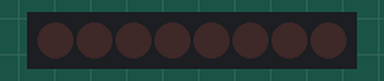
Simulated run of this program. Board: Raspberry Pi Pico running MicroPython. On the bench: 8 shift-register outputs drawn as a row of LEDs (first output left, lit = HIGH). What the program prints to the serial console is not drawn.

Above: at 0.05 s.
At 3.75 s:
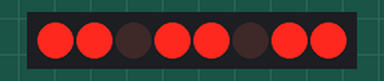
At 7.45 s:
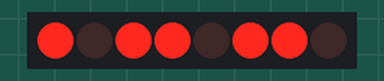
At 14.95 s:
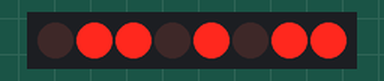
At 22.45 s:
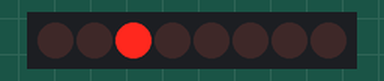
At 29.95 s:
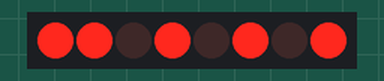
Timing chart, 0 to 33.3 s (numbered marks = the images above):
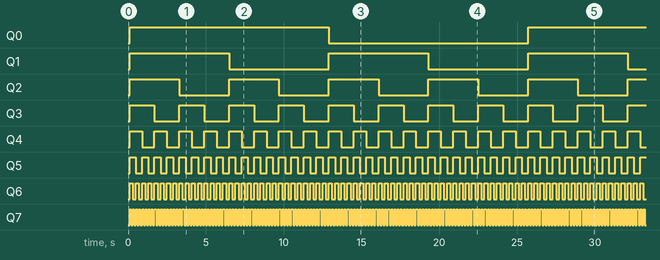

The program:

main.py
```python
"""Pico-2_W: 8-bit Shift Register.

- Using 74HC595 IC with 8 LEDs for display
- Timer at 10Hz
"""
from machine import Pin, Timer # type: ignore

register_latch_pin = Pin(11, Pin.OUT)
shift_clock_pin = Pin(12, Pin.OUT)
serial_data_pin = Pin(15, Pin.OUT)
# 74HC595 pulls LEDs to ground, and helps sink current.
# serial_data_pin.low() = on (1) | serial_data_pin.high() = off (0)
led_on = serial_data_pin.low
led_off = serial_data_pin.high

decimals = [d for d in range(256)]
index = 0

def load_byte(dec):
    register_latch_pin.low()
    for i in range(8):
        shift_clock_pin.low()
        bit = (dec >> i) & 1
        if bit:
            led_on()
        else:
            led_off()
        shift_clock_pin.high()
    register_latch_pin.high()

def timer_callback(_):
    global index
    load_byte(decimals[index])
    index = (index + 1) % len(decimals)

def destroy():
    register_latch_pin.low()
    for _ in range(8):
        shift_clock_pin.low()
        led_off()
        shift_clock_pin.high()
    register_latch_pin.high()

if __name__ == '__main__':
    timer = Timer(-1)
    try:
        timer.init(freq=10, mode=Timer.PERIODIC, callback=timer_callback)
        print('Start Program.')
        while True:
            pass
    except KeyboardInterrupt:
        timer.deinit()
        destroy()
        print('End Program.')
```

Measured:
- by itself, Q0: alternates HIGH for 12.8 s and LOW for 12.8 s
- by itself, Q1: alternates HIGH for 6.4 s and LOW for 6.4 s
- by itself, Q2: alternates HIGH for 3.2 s and LOW for 3.2 s
- by itself, Q3: alternates HIGH for 1.6 s and LOW for 1.6 s
- by itself, Q4: alternates HIGH for 0.80 s and LOW for 0.80 s
- by itself, Q5: alternates HIGH for 0.40 s and LOW for 0.40 s
- by itself, Q6: alternates HIGH for 0.20 s and LOW for 0.20 s
- by itself, Q7: alternates HIGH for 0.10 s and LOW for 0.10 s
